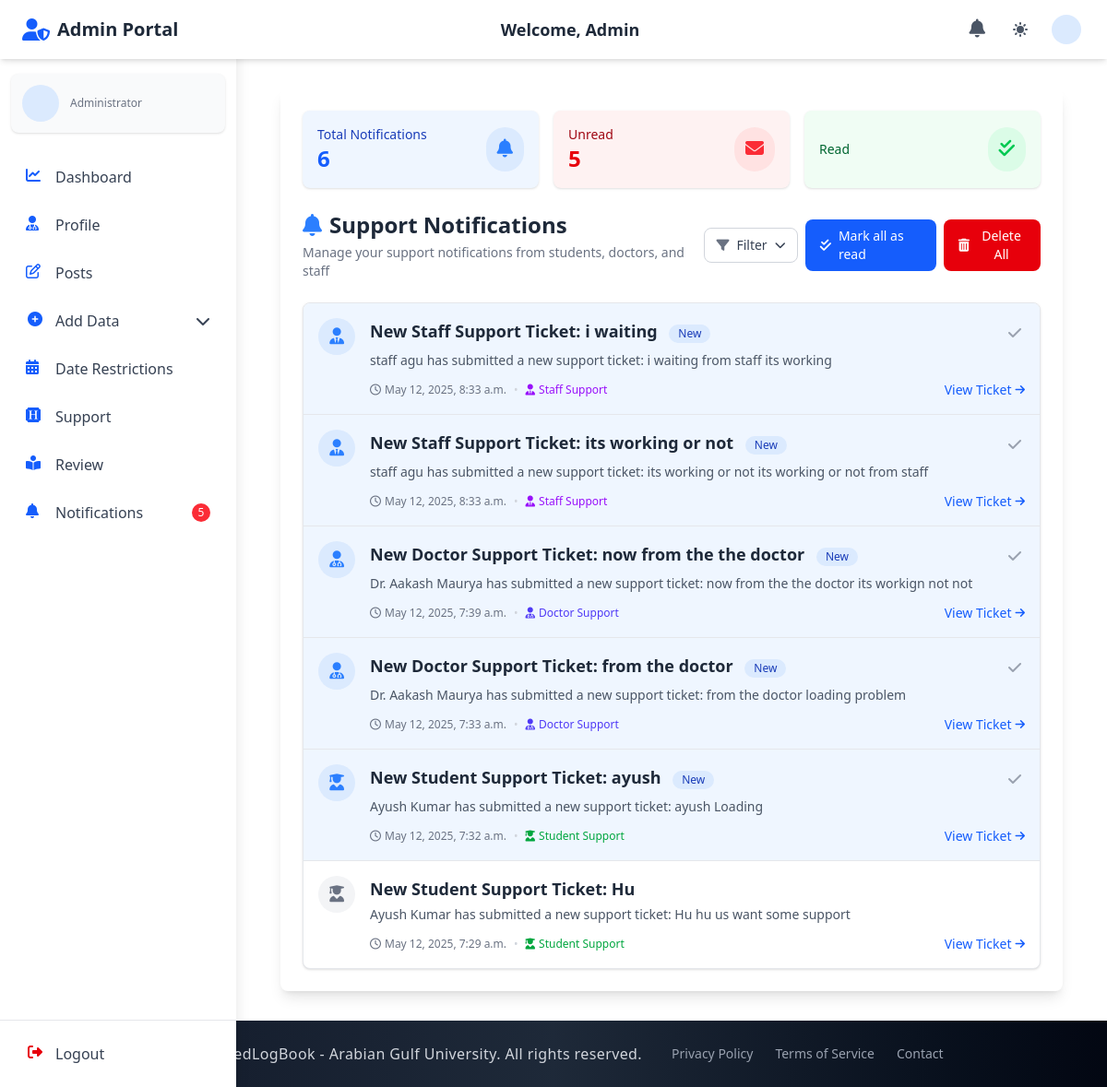
/admin_section/notifications/ (signed in), run on an earlier commit of the app's database.
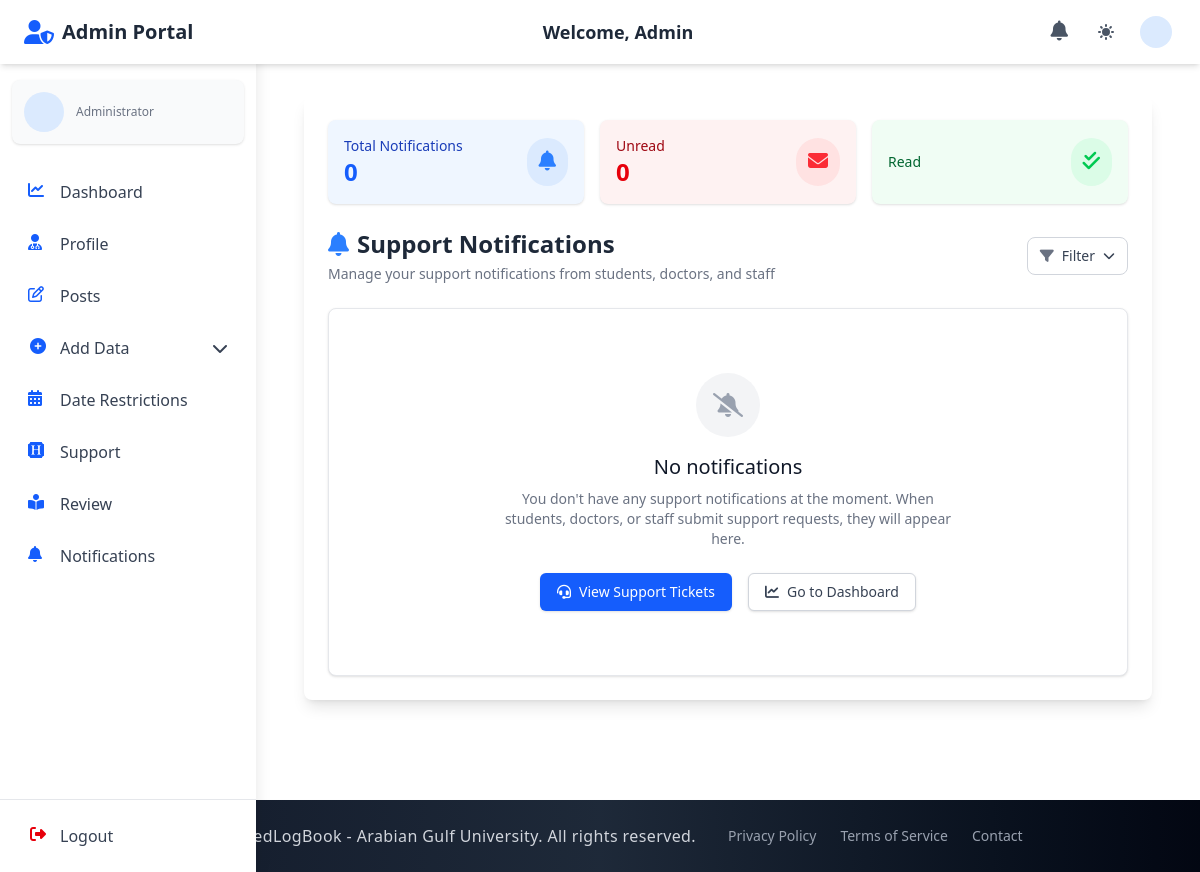
And on a later commit of the database.
### admin_section/models.py (models this page shows, shortened)
class AdminNotification(models.Model):
    recipient = models.ForeignKey(CustomUser, on_delete=models.CASCADE, related_name='admin_notifications', limit_choices_to={'role': 'admin'})
    title = models.CharField(max_length=100)
    message = models.TextField()
    support_ticket_type = models.CharField(max_length=20, choices=[
        ('student', 'Student Support'),
        ('doctor', 'Doctor Support'),
        ('staff', 'Staff Support')
    ])
    ticket_id = models.IntegerField(null=True, blank=True)
    created_at = models.DateTimeField(auto_now_add=True)
    is_read = models.BooleanField(default=False)
    class Meta:
        ordering = ['-created_at']
        verbose_name = "Admin Notification"
        verbose_name_plural = "Admin Notifications"

### admin_section/views.py (the view, shortened to what this page needs)
# urls.py: path("notifications/", views.notifications, name="notifications"),
@login_required
def notifications(request):
    if request.user.role != 'admin':
        messages.error(request, "You don't have permission to access this page.")
        return redirect('login')
    notifications_list = AdminNotification.objects.filter(recipient=request.user).order_by('-created_at')
    filter_param = request.GET.get('filter', '')
    if filter_param == 'unread':
        notifications_list = notifications_list.filter(is_read=False)
    elif filter_param in ['student', 'doctor', 'staff']:
        notifications_list = notifications_list.filter(support_ticket_type=filter_param)
    unread_count = AdminNotification.objects.filter(recipient=request.user, is_read=False).count()
    paginator = Paginator(notifications_list, 10)  # 10 items per page
    page_number = request.GET.get('page')
    page_obj = paginator.get_page(page_number)
    context = {
        'notifications': page_obj,
        'unread_count': unread_count,
        'filter': filter_param,
        'total_count': AdminNotification.objects.filter(recipient=request.user).count(),
    }
    return render(request, 'admin_section/notifications.html', context)

### admin_section/context_processors.py (called while the page is built)
def admin_notification_count(request):
    if request.user.is_authenticated and request.user.role == 'admin':
        try:
            admin_unread_notifications_count = AdminNotification.objects.filter(recipient=request.user, is_read=False).count()
            return {'admin_unread_notifications_count': admin_unread_notifications_count}
        except:
            pass
    return {'admin_unread_notifications_count': 0}

### doctor_section/context_processors.py (called while the page is built, shortened)
def notification_count(request):
    return {'unread_notifications_count': 0}

### staff_section/context_processors.py (called while the page is built, shortened)
def staff_notification_count(request):
    return {'staff_unread_notifications_count': 0}

### student_section/context_processors.py (called while the page is built, shortened)
def student_notification_count(request):
    return {'student_unread_notifications_count': 0}

### admin_section/templates/admin_section/notifications.html
{% extends 'admin_section/admin_notifications.html' %}

### admin_section/templates/admin_section/admin_notifications.html (shortened to what the changed rows need)
{% extends 'base.html' %}
{% block navbar %}
  {% include 'components/admin_auth_navbar.html' %}
{% endblock %}
{% block content %}
  <div class="container mx-auto px-4 py-8">
    <div class="bg-white dark:bg-gray-800 rounded-lg shadow-lg p-6 max-w-5xl mx-auto">
      <div class="grid grid-cols-1 md:grid-cols-3 gap-4 mb-6">
        <div class="bg-blue-50 dark:bg-blue-900/30 rounded-lg p-4 flex items-center justify-between shadow-sm">
          <div>
            <h3 class="text-sm font-medium text-blue-800 dark:text-blue-200">Total Notifications</h3>
            <p class="text-2xl font-bold text-blue-600 dark:text-blue-300">{{ notifications.paginator.count }}</p>
          </div>
        </div>
        <div class="bg-red-50 dark:bg-red-900/30 rounded-lg p-4 flex items-center justify-between shadow-sm">
          <div>
            <h3 class="text-sm font-medium text-red-800 dark:text-red-200">Unread</h3>
            <p class="text-2xl font-bold text-red-600 dark:text-red-300">{{ unread_count }}</p>
          </div>
        </div>
      </div>
      <div class="flex flex-col md:flex-row justify-between items-start md:items-center gap-4 mb-6">
        <div>
          <h2 class="text-2xl font-bold text-gray-800 dark:text-white flex items-center">
            <i class="fas fa-bell text-blue-500 dark:text-blue-400 mr-2"></i>
            Support Notifications
          </h2>
        </div>
        <div class="flex items-center space-x-2">
          {% if unread_count > 0 %}
            <a href="?mark_all_read=true" class="flex items-center bg-blue-600 hover:bg-blue-700 text-white font-medium rounded-lg px-4 py-2 text-sm transition-colors duration-200">
              <i class="fas fa-check-double mr-2"></i>
              <span>Mark all as read</span>
            </a>
          {% endif %}
          {% if total_count > 0 %}
            <button id="deleteAllBtn" class="flex items-center bg-red-600 hover:bg-red-700 text-white font-medium rounded-lg px-4 py-2 text-sm transition-colors duration-200">
              <i class="fas fa-trash-alt mr-2"></i>
              <span>Delete All</span>
            </button>
          {% endif %}
        </div>
      </div>
      {% if notifications %}
        <div class="overflow-hidden bg-white dark:bg-gray-800 border border-gray-200 dark:border-gray-700 rounded-lg shadow-sm">
          <ul class="divide-y divide-gray-200 dark:divide-gray-700">
            {% for notification in notifications %}
              <li class="{% if not notification.is_read %}bg-blue-50 dark:bg-blue-900/20{% endif %} transition-all duration-200 hover:bg-gray-50 dark:hover:bg-gray-700/50 group">
                <div class="p-4 flex justify-between items-start">
                  <div class="flex-shrink-0 mr-4">
                    <div class="{% if not notification.is_read %}bg-blue-100 dark:bg-blue-800 text-blue-500 dark:text-blue-300{% else %}bg-gray-100 dark:bg-gray-700 text-gray-500 dark:text-gray-400{% endif %} rounded-full p-2 w-10 h-10 flex items-center justify-center">
                      {% if notification.support_ticket_type == 'student' %}
                        <i class="fas fa-user-graduate text-lg"></i>
                      {% elif notification.support_ticket_type == 'doctor' %}
                        <i class="fas fa-user-md text-lg"></i>
                      {% elif notification.support_ticket_type == 'staff' %}
                        <i class="fas fa-user-tie text-lg"></i>
                      {% else %}
                        <i class="fas fa-bell text-lg"></i>
                      {% endif %}
                    </div>
                  </div>
                  <div class="flex-1">
                    <div class="flex items-start justify-between">
                      <h3 class="text-lg font-semibold text-gray-800 dark:text-white group-hover:text-blue-600 dark:group-hover:text-blue-400 transition-colors duration-200">
                        {{ notification.title }}
                        {% if not notification.is_read %}
                          <span class="ml-2 inline-flex items-center px-2.5 py-0.5 rounded-full text-xs font-medium bg-blue-100 text-blue-800 dark:bg-blue-800 dark:text-blue-100">
                            New
                          </span>
                        {% endif %}
                      </h3>
                      {% if not notification.is_read %}
                        <a href="?mark_read={{ notification.id }}" class="ml-2 text-gray-400 hover:text-blue-600 dark:hover:text-blue-400 p-1 rounded-full hover:bg-gray-100 dark:hover:bg-gray-700 transition-colors duration-200" title="Mark as read">
                          <i class="fas fa-check"></i>
                        </a>
                      {% endif %}
                    </div>
                    <p class="text-sm text-gray-600 dark:text-gray-300 mt-1">{{ notification.message }}</p>
                    <div class="flex flex-wrap items-center mt-3 text-xs">
                      <span class="inline-flex items-center text-gray-500 dark:text-gray-400">
                        <i class="far fa-clock mr-1"></i>
                        {{ notification.created_at|date:"F j, Y, g:i a" }}
                      </span>
                      <span class="mx-2 text-gray-300 dark:text-gray-600">•</span>
                      <span class="inline-flex items-center capitalize {% if notification.support_ticket_type == 'student' %}text-green-600 dark:text-green-400{% elif notification.support_ticket_type == 'doctor' %}text-indigo-600 dark:text-indigo-400{% elif notification.support_ticket_type == 'staff' %}text-purple-600 dark:text-purple-400{% endif %}">
                        <i class="fas {% if notification.support_ticket_type == 'student' %}fa-user-graduate{% elif notification.support_ticket_type == 'doctor' %}fa-user-md{% elif notification.support_ticket_type == 'staff' %}fa-user-tie{% endif %} mr-1"></i>
                        {{ notification.support_ticket_type }} Support
                      </span>
                      {% if notification.ticket_id %}
                        <a href="?view_ticket={{ notification.id }}" class="ml-auto inline-flex items-center text-sm text-blue-600 hover:text-blue-800 dark:text-blue-400 dark:hover:text-blue-300 font-medium">
                          <span>View Ticket</span>
                          <i class="fas fa-arrow-right ml-1 text-xs"></i>
                        </a>
                      {% endif %}
                    </div>
                  </div>
                </div>
              </li>
            {% endfor %}
          </ul>
        </div>
      {% else %}
        <div class="text-center py-16 bg-white dark:bg-gray-800 rounded-lg shadow-sm border border-gray-200 dark:border-gray-700">
          <div class="bg-gray-100 dark:bg-gray-700 rounded-full p-4 w-16 h-16 mx-auto flex items-center justify-center mb-4">
            <i class="fas fa-bell-slash text-gray-400 dark:text-gray-500 text-2xl"></i>
          </div>
          <h3 class="text-xl font-medium text-gray-900 dark:text-white">No notifications</h3>
          <p class="mt-2 text-sm text-gray-500 dark:text-gray-400 max-w-md mx-auto">You don't have any support notifications at the moment. When students, doctors, or staff submit support requests, they will appear here.</p>
          <div class="mt-6 flex justify-center space-x-4">
            <a href="{% url 'admin_section:admin_support' %}" class="inline-flex items-center px-4 py-2 border border-transparent rounded-md shadow-sm text-sm font-medium text-white bg-blue-600 hover:bg-blue-700 focus:outline-none focus:ring-2 focus:ring-offset-2 focus:ring-blue-500">
              <i class="fas fa-headset mr-2"></i>
              View Support Tickets
            </a>
            <a href="{% url 'admin_section:admin_dash' %}" class="inline-flex items-center px-4 py-2 border border-gray-300 dark:border-gray-600 rounded-md shadow-sm text-sm font-medium text-gray-700 dark:text-gray-200 bg-white dark:bg-gray-800 hover:bg-gray-50 dark:hover:bg-gray-700 focus:outline-none focus:ring-2 focus:ring-offset-2 focus:ring-blue-500">
              <i class="fas fa-chart-line mr-2"></i>
              Go to Dashboard
            </a>
          </div>
        </div>
      {% endif %}
    </div>
  </div>
{% endblock %}

What changed in the data, as far as the page shows it:
removed AdminNotification: title "New Staff Support Ticket: i waiting", is_read "New", message "staff agu has submitted a new support ticket: i waiting from staff its working", created_at "May 12, 2025, 8:33 a.m.", support_ticket_type "Staff"
removed AdminNotification: title "New Staff Support Ticket: its working or not", is_read "New", message "staff agu has submitted a new support ticket: its working or not its working or not from staff", created_at "May 12, 2025, 8:33 a.m.", support_ticket_type "Staff"
removed AdminNotification: title "New Doctor Support Ticket: now from the the doctor", is_read "New", message "Dr. Aakash Maurya has submitted a new support ticket: now from the the doctor its workign not not", created_at "May 12, 2025, 7:39 a.m.", support_ticket_type "Doctor"
removed AdminNotification: title "New Doctor Support Ticket: from the doctor", is_read "New", message "Dr. Aakash Maurya has submitted a new support ticket: from the doctor loading problem", created_at "May 12, 2025, 7:33 a.m.", support_ticket_type "Doctor"
removed AdminNotification: title "New Student Support Ticket: ayush", is_read "New", message "Ayush Kumar has submitted a new support ticket: ayush Loading", created_at "May 12, 2025, 7:32 a.m.", support_ticket_type "Student"
removed AdminNotification: title "New Student Support Ticket: Hu", message "Ayush Kumar has submitted a new support ticket: Hu hu us want some support", created_at "May 12, 2025, 7:29 a.m.", support_ticket_type "Student", is_read True (drawn)
Also different on the page:
{{ notifications.paginator.count }}: "6" → "0"
{{ unread_count }}: "5" → "0"
{{ admin_unread_notifications_count }}: "5" → (not shown)
text no longer shown: "Mark all as read Delete All"
text now shown: "No notifications You don't have any support notifications at the moment. When students, doctors, or staff submit support requests, they will appear here. View Support Tickets Go to Dashboard"
